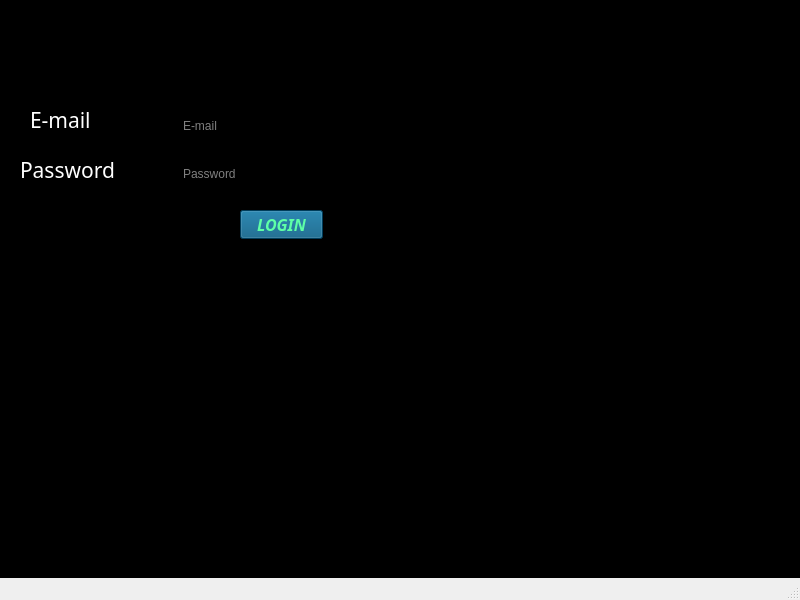
<?xml version="1.0" encoding="UTF-8"?>
<ui version="4.0">
 <class>mywindow</class>
 <widget class="QMainWindow" name="mywindow">
  <property name="enabled">
   <bool>true</bool>
  </property>
  <property name="geometry">
   <rect>
    <x>0</x>
    <y>0</y>
    <width>800</width>
    <height>600</height>
   </rect>
  </property>
  <property name="minimumSize">
   <size>
    <width>800</width>
    <height>600</height>
   </size>
  </property>
  <property name="windowTitle">
   <string>mywindow</string>
  </property>
  <property name="styleSheet">
   <string notr="true">
color: rgb(255, 255, 255);</string>
  </property>
  <widget class="QWidget" name="centralwidget">
   <widget class="QStackedWidget" name="stackedWidget">
    <property name="geometry">
     <rect>
      <x>0</x>
      <y>0</y>
      <width>800</width>
      <height>600</height>
     </rect>
    </property>
    <property name="styleSheet">
     <string notr="true">background-color: rgb(0, 0, 0);</string>
    </property>
    <property name="currentIndex">
     <number>1</number>
    </property>
    <widget class="QWidget" name="select_page">
     <property name="styleSheet">
      <string notr="true">background-color: rgb(255, 255, 0);
background-color: rgb(0, 0, 0);</string>
     </property>
     <widget class="QPlainTextEdit" name="plainTextEdit">
      <property name="geometry">
       <rect>
        <x>140</x>
        <y>10</y>
        <width>521</width>
        <height>85</height>
       </rect>
      </property>
      <property name="font">
       <font>
        <family>8514oem</family>
       </font>
      </property>
      <property name="plainText">
       <string>IF YOU DON'T HAVE ANY ACCOUNT FOR MESS MANAGER, PLEASE SIGN UP; OTHEREWISE YOU CAN CHOOSE ANY BUTTON FOR ENTERING!</string>
      </property>
     </widget>
     <widget class="QPushButton" name="login">
      <property name="geometry">
       <rect>
        <x>140</x>
        <y>140</y>
        <width>111</width>
        <height>29</height>
       </rect>
      </property>
      <property name="font">
       <font>
        <family>Segoe Script</family>
        <pointsize>16</pointsize>
       </font>
      </property>
      <property name="styleSheet">
       <string notr="true">background-color: rgb(255, 255, 255);
color: rgb(111, 111, 111);</string>
      </property>
      <property name="text">
       <string>LOGIN</string>
      </property>
     </widget>
     <widget class="QPushButton" name="signup">
      <property name="geometry">
       <rect>
        <x>520</x>
        <y>140</y>
        <width>141</width>
        <height>29</height>
       </rect>
      </property>
      <property name="font">
       <font>
        <family>Segoe Script</family>
        <pointsize>16</pointsize>
       </font>
      </property>
      <property name="styleSheet">
       <string notr="true">background-color: rgb(255, 255, 255);
color: rgb(111, 111, 111);</string>
      </property>
      <property name="text">
       <string>SIGN IN</string>
      </property>
     </widget>
     <widget class="QPushButton" name="about">
      <property name="geometry">
       <rect>
        <x>70</x>
        <y>478</y>
        <width>131</width>
        <height>51</height>
       </rect>
      </property>
      <property name="font">
       <font>
        <family>Script</family>
       </font>
      </property>
      <property name="text">
       <string>About</string>
      </property>
     </widget>
    </widget>
    <widget class="QWidget" name="login_page">
     <property name="styleSheet">
      <string notr="true"/>
     </property>
     <widget class="QPushButton" name="login_pushbutton">
      <property name="geometry">
       <rect>
        <x>240</x>
        <y>210</y>
        <width>83</width>
        <height>29</height>
       </rect>
      </property>
      <property name="font">
       <font>
        <family>8514oem</family>
        <pointsize>12</pointsize>
        <italic>true</italic>
        <bold>true</bold>
       </font>
      </property>
      <property name="styleSheet">
       <string notr="true">color: rgb(94, 255, 166);
background-color: rgb(0, 85, 127);</string>
      </property>
      <property name="text">
       <string>LOGIN</string>
      </property>
     </widget>
     <widget class="QLineEdit" name="login_email">
      <property name="geometry">
       <rect>
        <x>180</x>
        <y>110</y>
        <width>231</width>
        <height>31</height>
       </rect>
      </property>
      <property name="styleSheet">
       <string notr="true"/>
      </property>
      <property name="placeholderText">
       <string>E-mail</string>
      </property>
     </widget>
     <widget class="QLineEdit" name="login_password">
      <property name="geometry">
       <rect>
        <x>180</x>
        <y>160</y>
        <width>231</width>
        <height>28</height>
       </rect>
      </property>
      <property name="placeholderText">
       <string>Password</string>
      </property>
     </widget>
     <widget class="QLabel" name="label">
      <property name="geometry">
       <rect>
        <x>30</x>
        <y>110</y>
        <width>101</width>
        <height>20</height>
       </rect>
      </property>
      <property name="font">
       <font>
        <family>Snap ITC</family>
        <pointsize>16</pointsize>
       </font>
      </property>
      <property name="text">
       <string>E-mail</string>
      </property>
     </widget>
     <widget class="QLabel" name="label_2">
      <property name="geometry">
       <rect>
        <x>20</x>
        <y>160</y>
        <width>151</width>
        <height>20</height>
       </rect>
      </property>
      <property name="font">
       <font>
        <family>Snap ITC</family>
        <pointsize>16</pointsize>
       </font>
      </property>
      <property name="text">
       <string>Password</string>
      </property>
     </widget>
    </widget>
    <widget class="QWidget" name="signup_page">
     <property name="styleSheet">
      <string notr="true"/>
     </property>
     <widget class="QLineEdit" name="signup_name">
      <property name="geometry">
       <rect>
        <x>270</x>
        <y>70</y>
        <width>431</width>
        <height>28</height>
       </rect>
      </property>
      <property name="placeholderText">
       <string>Name</string>
      </property>
     </widget>
     <widget class="QLineEdit" name="signup_mobile">
      <property name="geometry">
       <rect>
        <x>270</x>
        <y>110</y>
        <width>241</width>
        <height>28</height>
       </rect>
      </property>
      <property name="placeholderText">
       <string>Mobile No.</string>
      </property>
     </widget>
     <widget class="QLineEdit" name="signup_address">
      <property name="geometry">
       <rect>
        <x>270</x>
        <y>150</y>
        <width>431</width>
        <height>28</height>
       </rect>
      </property>
      <property name="placeholderText">
       <string>Address</string>
      </property>
     </widget>
     <widget class="QLineEdit" name="signup_emal">
      <property name="geometry">
       <rect>
        <x>270</x>
        <y>190</y>
        <width>431</width>
        <height>28</height>
       </rect>
      </property>
      <property name="text">
       <string/>
      </property>
      <property name="placeholderText">
       <string>E-mail</string>
      </property>
     </widget>
     <widget class="QLineEdit" name="signup_password">
      <property name="geometry">
       <rect>
        <x>270</x>
        <y>230</y>
        <width>241</width>
        <height>28</height>
       </rect>
      </property>
      <property name="text">
       <string/>
      </property>
      <property name="echoMode">
       <enum>QLineEdit::Password</enum>
      </property>
      <property name="placeholderText">
       <string>Password</string>
      </property>
     </widget>
     <widget class="QLabel" name="label_3">
      <property name="geometry">
       <rect>
        <x>60</x>
        <y>70</y>
        <width>111</width>
        <height>20</height>
       </rect>
      </property>
      <property name="font">
       <font>
        <family>Wide Latin</family>
        <pointsize>12</pointsize>
       </font>
      </property>
      <property name="text">
       <string>Name</string>
      </property>
     </widget>
     <widget class="QLabel" name="label_4">
      <property name="geometry">
       <rect>
        <x>60</x>
        <y>110</y>
        <width>191</width>
        <height>20</height>
       </rect>
      </property>
      <property name="font">
       <font>
        <family>Wide Latin</family>
        <pointsize>12</pointsize>
       </font>
      </property>
      <property name="text">
       <string>Mobile No.</string>
      </property>
     </widget>
     <widget class="QLabel" name="label_5">
      <property name="geometry">
       <rect>
        <x>60</x>
        <y>150</y>
        <width>141</width>
        <height>20</height>
       </rect>
      </property>
      <property name="font">
       <font>
        <family>Wide Latin</family>
        <pointsize>12</pointsize>
       </font>
      </property>
      <property name="text">
       <string>Address</string>
      </property>
     </widget>
     <widget class="QLabel" name="label_6">
      <property name="geometry">
       <rect>
        <x>60</x>
        <y>190</y>
        <width>131</width>
        <height>20</height>
       </rect>
      </property>
      <property name="font">
       <font>
        <family>Wide Latin</family>
        <pointsize>12</pointsize>
       </font>
      </property>
      <property name="text">
       <string>E-mail</string>
      </property>
     </widget>
     <widget class="QLabel" name="label_7">
      <property name="geometry">
       <rect>
        <x>60</x>
        <y>230</y>
        <width>171</width>
        <height>20</height>
       </rect>
      </property>
      <property name="font">
       <font>
        <family>Wide Latin</family>
        <pointsize>12</pointsize>
       </font>
      </property>
      <property name="text">
       <string>Password</string>
      </property>
     </widget>
     <widget class="QPushButton" name="pushButton">
      <property name="geometry">
       <rect>
        <x>270</x>
        <y>290</y>
        <width>83</width>
        <height>21</height>
       </rect>
      </property>
      <property name="font">
       <font>
        <family>8514oem</family>
        <bold>true</bold>
       </font>
      </property>
      <property name="styleSheet">
       <string notr="true">background-color: rgb(170, 85, 127);</string>
      </property>
      <property name="text">
       <string>SIGN UP</string>
      </property>
     </widget>
    </widget>
   </widget>
  </widget>
  <widget class="QStatusBar" name="statusbar"/>
 </widget>
 <resources/>
 <connections/>
</ui>
